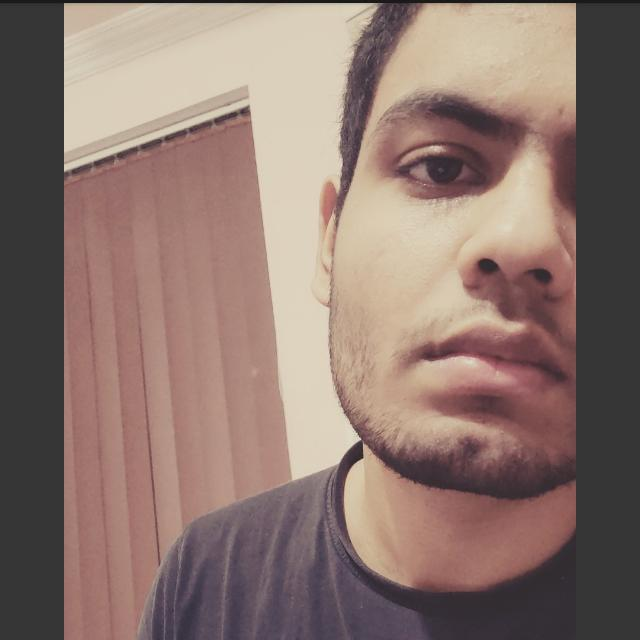
#> input picture Dhwaj.jpg, 640 x 640 px
$ python image_converter.py
#> lines starting #> are read from the running program, lines starting #| are printed output that depends on the picture
import numpy as np
import imageio
import scipy.ndimage
import cv2

img = "Dhwaj.jpg"


def grayscale(rgb):
    return np.dot(rgb[..., :3], [0.299, 0.587, 0.114])


def dodge(front, back):  # to change image into black and white
    result = front*255/(255-back)
    result[result > 255] = 255
    result[back == 255] = 255
    return result.astype('uint8')


s = imageio.imread(img)
#> s is the input picture: shape (640, 640, 3); mean R, G, B 141, 118.8, 111.1
g = grayscale(s)
#> in grayscale, `return np.dot(rgb[..., :3], [0.299, 0.587, 0.114])`:
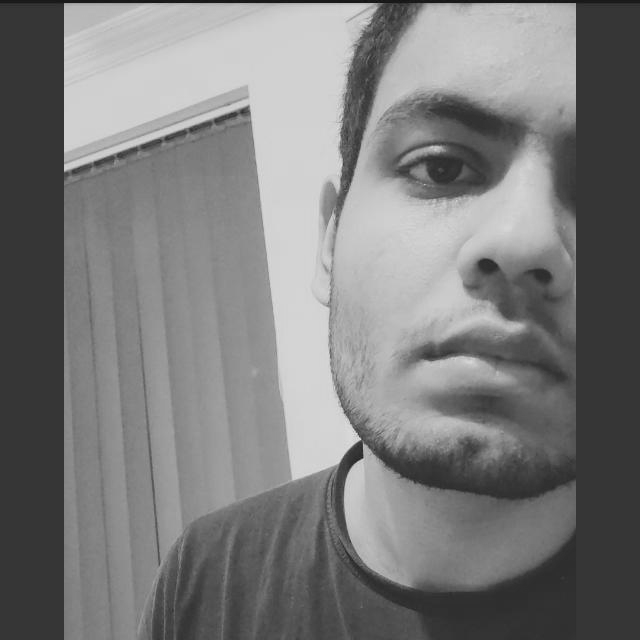
#> returned value: shape (640, 640) float64; min 13.1, max 227.1, mean 124.6
i = 255-g
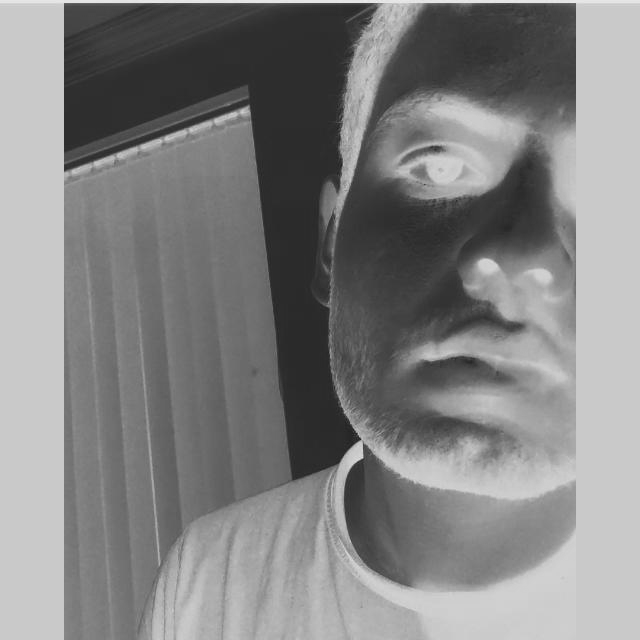
#> i: shape (640, 640) float64; min 27.91, max 241.9, mean 130.4
b = scipy.ndimage.filters.gaussian_filter(i, sigma=20)  # blur image
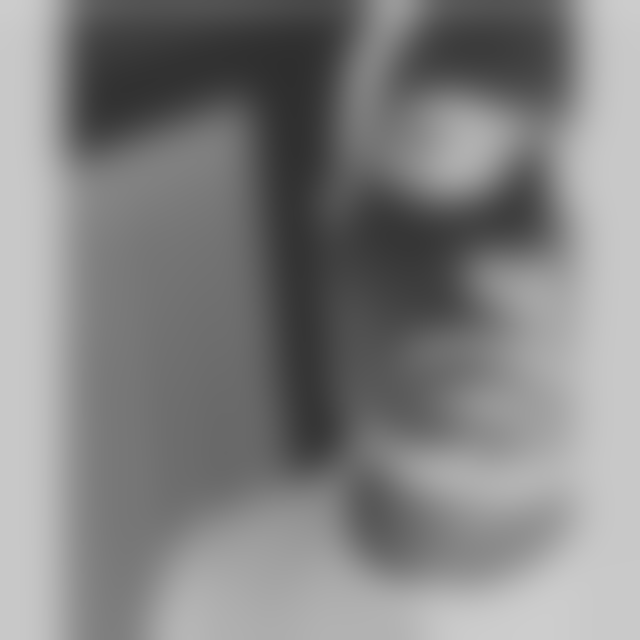
#> b: shape (640, 640) float64; min 46.63, max 205.3, mean 130.4
r = dodge(b, g)
#> in dodge, `result = front*255/(255-back)`:
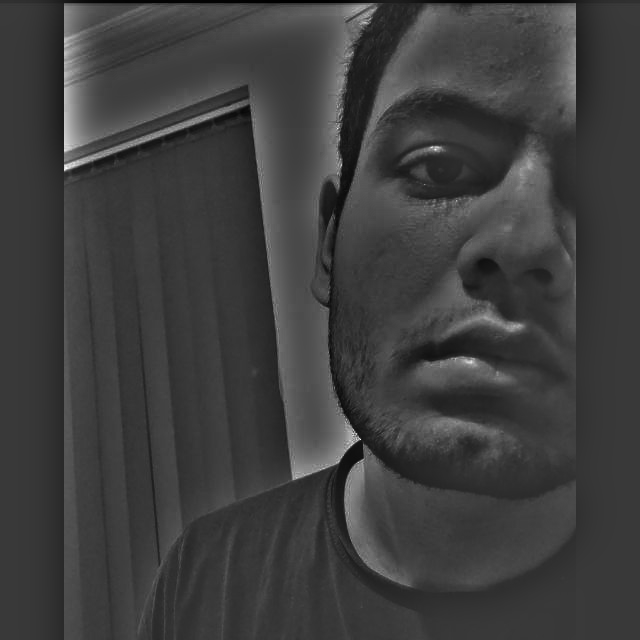
#> result: shape (640, 640) float64; min 80.42, max 856.8, mean 271.1; drawn with min black and max white
#> in dodge, `result[result > 255] = 255`:
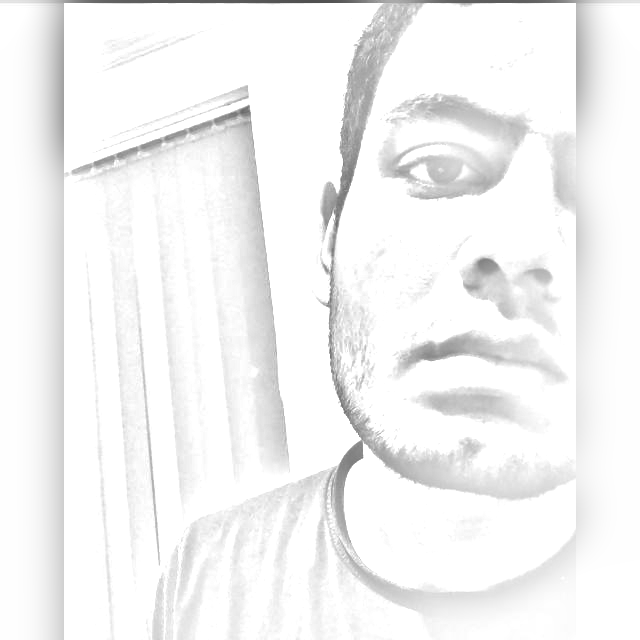
#> result: shape (640, 640) float64; min 80.42, max 255, mean 243.9


cv2.imwrite('image_converter.png', r)
